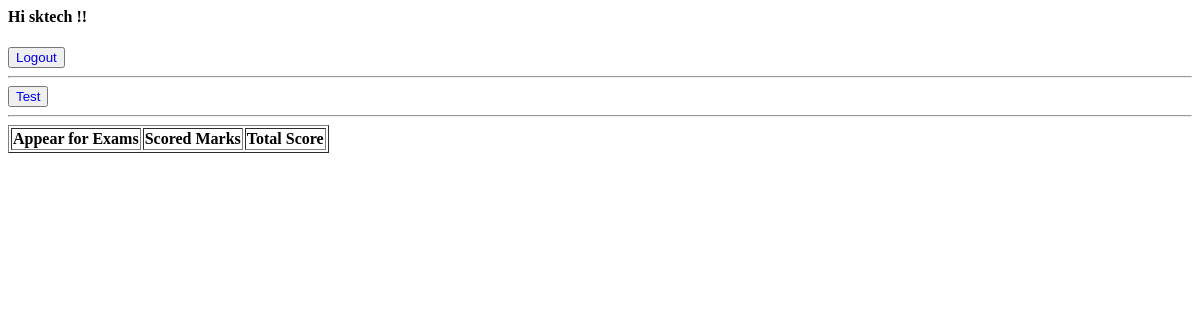
The app's page /user_home/ (signed in), older data.
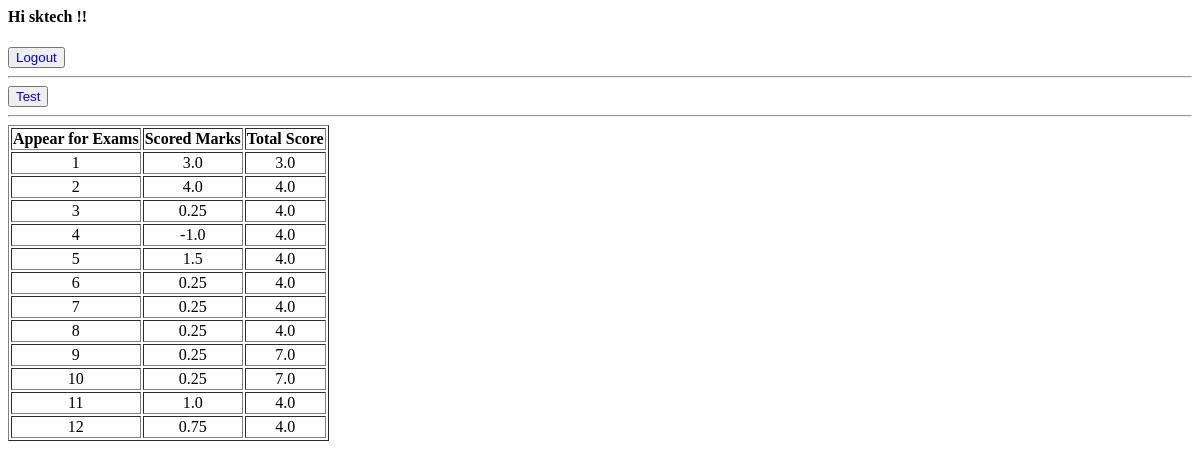
The same page, newer data.
### app1/models.py (models this page shows)
class Result(models.Model):
    fk_user=models.ForeignKey(CustomUser,on_delete=models.CASCADE)
    mark=models.CharField(max_length=50)
    total=models.CharField(max_length=50)

### app1/views.py (the view)
# urls.py: path('user_home/',user_home,name='user_home'),
def user_home(request):
    user=UserProfile.objects.get(fk_user=request.user)
    results=Result.objects.filter(fk_user=request.user)
    if not user.user_status:
         return HttpResponseForbidden("Your account is not yet approved by the admin.")
    userdetails=UserProfile.objects.filter(fk_user=request.user)
    context={
        'user':userdetails,
        'results':results,
    }
    return render(request,'user_home.html',context)

### Templates/user_home.html
<html>
    <h4>Hi {{request.user.username}} !!</h4>
    <button ><a href="{% url 'logout' %}" style="text-decoration: none;">Logout</a></button>
    <hr>
    <button ><a href="{% url 'test' %}" style="text-decoration: none;">Test</a></button>
    <hr>
    <table border="1" style="text-align: center;">
        <tr>
            <th>Appear for Exams</th>
            <th>Scored Marks</th>
            <th>Total Score</th>
        </tr>
        {% for i in results %}
        <tr>
            <td>{{forloop.counter}}</td>
            <td>{{i.mark}}</td>
            <td>{{i.total}}</td>
        </tr>
        {% endfor %}
    </table>
</html>

Row changes from the older to the newer data that the page shows:
added Result: mark "3.0", total "3.0"
added Result: mark "4.0", total "4.0"
added Result: mark "0.25", total "4.0"
added Result: mark "-1.0", total "4.0"
added Result: mark "1.5", total "4.0"
added Result: mark "0.25", total "4.0"
added Result: mark "0.25", total "4.0"
added Result: mark "0.25", total "4.0"
added Result: mark "0.25", total "7.0"
added Result: mark "0.25", total "7.0"
added Result: mark "1.0", total "4.0"
added Result: mark "0.75", total "4.0"
